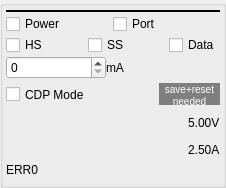
           <widget class="QGroupBox" name="groupBox_USB0">
            <property name="sizePolicy">
             <sizepolicy hsizetype="Preferred" vsizetype="Fixed">
              <horstretch>0</horstretch>
              <verstretch>0</verstretch>
             </sizepolicy>
            </property>
            <property name="title">
             <string/>
            </property>
            <layout class="QVBoxLayout" name="verticalLayout_14">
             <property name="spacing">
              <number>1</number>
             </property>
             <property name="leftMargin">
              <number>3</number>
             </property>
             <property name="topMargin">
              <number>3</number>
             </property>
             <property name="rightMargin">
              <number>3</number>
             </property>
             <property name="bottomMargin">
              <number>3</number>
             </property>
             <item>
              <widget class="ClickToEditLabel" name="clickToEdit_p0" native="true">
               <property name="sizePolicy">
                <sizepolicy hsizetype="Ignored" vsizetype="Preferred">
                 <horstretch>0</horstretch>
                 <verstretch>0</verstretch>
                </sizepolicy>
               </property>
               <property name="maximumSize">
                <size>
                 <width>16777215</width>
                 <height>16777215</height>
                </size>
               </property>
              </widget>
             </item>
             <item>
              <widget class="Line" name="lineUSB0">
               <property name="sizePolicy">
                <sizepolicy hsizetype="Expanding" vsizetype="Fixed">
                 <horstretch>0</horstretch>
                 <verstretch>0</verstretch>
                </sizepolicy>
               </property>
               <property name="minimumSize">
                <size>
                 <width>2</width>
                 <height>0</height>
                </size>
               </property>
               <property name="styleSheet">
                <string notr="true">color: rgb(0, 0, 0);</string>
               </property>
               <property name="frameShadow">
                <enum>QFrame::Plain</enum>
               </property>
               <property name="lineWidth">
                <number>2</number>
               </property>
               <property name="orientation">
                <enum>Qt::Horizontal</enum>
               </property>
              </widget>
             </item>
             <item>
              <layout class="QHBoxLayout" name="horizontalLayout_22">
               <property name="spacing">
                <number>0</number>
               </property>
               <item>
                <widget class="QCheckBox" name="checkBoxPowerUSB0">
                 <property name="sizePolicy">
                  <sizepolicy hsizetype="Minimum" vsizetype="Minimum">
                   <horstretch>0</horstretch>
                   <verstretch>0</verstretch>
                  </sizepolicy>
                 </property>
                 <property name="text">
                  <string>Power</string>
                 </property>
                </widget>
               </item>
               <item>
                <widget class="QCheckBox" name="checkBoxPortUSB0">
                 <property name="sizePolicy">
                  <sizepolicy hsizetype="Minimum" vsizetype="Minimum">
                   <horstretch>0</horstretch>
                   <verstretch>0</verstretch>
                  </sizepolicy>
                 </property>
                 <property name="text">
                  <string>Port</string>
                 </property>
                </widget>
               </item>
              </layout>
             </item>
             <item>
              <layout class="QHBoxLayout" name="horizontalLayout_23">
               <property name="spacing">
                <number>0</number>
               </property>
               <item>
                <widget class="QCheckBox" name="checkBoxDataHS_USB0">
                 <property name="sizePolicy">
                  <sizepolicy hsizetype="Minimum" vsizetype="Minimum">
                   <horstretch>0</horstretch>
                   <verstretch>0</verstretch>
                  </sizepolicy>
                 </property>
                 <property name="text">
                  <string>HS</string>
                 </property>
                 <property name="checked">
                  <bool>false</bool>
                 </property>
                </widget>
               </item>
               <item>
                <spacer name="horizontalSpacer_13">
                 <property name="orientation">
                  <enum>Qt::Horizontal</enum>
                 </property>
                 <property name="sizeHint" stdset="0">
                  <size>
                   <width>40</width>
                   <height>20</height>
                  </size>
                 </property>
                </spacer>
               </item>
               <item>
                <widget class="QCheckBox" name="checkBoxDataSS_USB0">
                 <property name="sizePolicy">
                  <sizepolicy hsizetype="Minimum" vsizetype="Minimum">
                   <horstretch>0</horstretch>
                   <verstretch>0</verstretch>
                  </sizepolicy>
                 </property>
                 <property name="text">
                  <string>SS</string>
                 </property>
                </widget>
               </item>
               <item>
                <spacer name="horizontalSpacer_14">
                 <property name="orientation">
                  <enum>Qt::Horizontal</enum>
                 </property>
                 <property name="sizeHint" stdset="0">
                  <size>
                   <width>40</width>
                   <height>20</height>
                  </size>
                 </property>
                </spacer>
               </item>
               <item>
                <widget class="QCheckBox" name="checkBoxDataUSB0">
                 <property name="sizePolicy">
                  <sizepolicy hsizetype="Minimum" vsizetype="Minimum">
                   <horstretch>0</horstretch>
                   <verstretch>0</verstretch>
                  </sizepolicy>
                 </property>
                 <property name="text">
                  <string>Data</string>
                 </property>
                </widget>
               </item>
              </layout>
             </item>
             <item>
              <layout class="QHBoxLayout" name="horizontalLayout_24">
               <property name="spacing">
                <number>0</number>
               </property>
               <item>
                <widget class="QSpinBox" name="spinBox_USB0">
                 <property name="sizePolicy">
                  <sizepolicy hsizetype="Fixed" vsizetype="Fixed">
                   <horstretch>0</horstretch>
                   <verstretch>0</verstretch>
                  </sizepolicy>
                 </property>
                 <property name="minimumSize">
                  <size>
                   <width>100</width>
                   <height>0</height>
                  </size>
                 </property>
                 <property name="singleStep">
                  <number>0</number>
                 </property>
                </widget>
               </item>
               <item>
                <widget class="QLabel" name="label">
                 <property name="sizePolicy">
                  <sizepolicy hsizetype="Preferred" vsizetype="Minimum">
                   <horstretch>0</horstretch>
                   <verstretch>0</verstretch>
                  </sizepolicy>
                 </property>
                 <property name="text">
                  <string>mA</string>
                 </property>
                </widget>
               </item>
              </layout>
             </item>
             <item>
              <layout class="QHBoxLayout" name="horizontalLayout_11">
               <property name="spacing">
                <number>0</number>
               </property>
               <item>
                <widget class="QCheckBox" name="checkBoxPortModeUSB0">
                 <property name="sizePolicy">
                  <sizepolicy hsizetype="Minimum" vsizetype="Minimum">
                   <horstretch>0</horstretch>
                   <verstretch>0</verstretch>
                  </sizepolicy>
                 </property>
                 <property name="minimumSize">
                  <size>
                   <width>100</width>
                   <height>29</height>
                  </size>
                 </property>
                 <property name="maximumSize">
                  <size>
                   <width>16777215</width>
                   <height>29</height>
                  </size>
                 </property>
                 <property name="text">
                  <string>CDP Mode</string>
                 </property>
                </widget>
               </item>
               <item>
                <widget class="QLabel" name="saveResetFlag0">
                 <property name="enabled">
                  <bool>true</bool>
                 </property>
                 <property name="sizePolicy">
                  <sizepolicy hsizetype="Fixed" vsizetype="Fixed">
                   <horstretch>0</horstretch>
                   <verstretch>0</verstretch>
                  </sizepolicy>
                 </property>
                 <property name="minimumSize">
                  <size>
                   <width>61</width>
                   <height>22</height>
                  </size>
                 </property>
                 <property name="maximumSize">
                  <size>
                   <width>61</width>
                   <height>22</height>
                  </size>
                 </property>
                 <property name="font">
                  <font>
                   <pointsize>9</pointsize>
                  </font>
                 </property>
                 <property name="styleSheet">
                  <string notr="true">background-color: rgb(127, 127, 127);
color: rgb(255, 255, 255);</string>
                 </property>
                 <property name="text">
                  <string>&lt;html&gt;&lt;head/&gt;&lt;body&gt;&lt;p&gt;&lt;span style=&quot; font-size:7.5pt;&quot;&gt;save+reset needed&lt;/span&gt;&lt;/p&gt;&lt;/body&gt;&lt;/html&gt;</string>
                 </property>
                 <property name="alignment">
                  <set>Qt::AlignCenter</set>
                 </property>
                 <property name="wordWrap">
                  <bool>true</bool>
                 </property>
                </widget>
               </item>
              </layout>
             </item>
             <item>
              <layout class="QGridLayout" name="gridLayout_41">
               <property name="spacing">
                <number>2</number>
               </property>
               <item row="1" column="1">
                <widget class="QLabel" name="labelCurrentUSB0">
                 <property name="sizePolicy">
                  <sizepolicy hsizetype="Minimum" vsizetype="Minimum">
                   <horstretch>0</horstretch>
                   <verstretch>0</verstretch>
                  </sizepolicy>
                 </property>
                 <property name="minimumSize">
                  <size>
                   <width>0</width>
                   <height>0</height>
                  </size>
                 </property>
                 <property name="text">
                  <string>2.50A</string>
                 </property>
                </widget>
               </item>
               <item row="0" column="1">
                <widget class="QLabel" name="labelVoltageUSB0">
                 <property name="sizePolicy">
                  <sizepolicy hsizetype="Minimum" vsizetype="Minimum">
                   <horstretch>0</horstretch>
                   <verstretch>0</verstretch>
                  </sizepolicy>
                 </property>
                 <property name="minimumSize">
                  <size>
                   <width>0</width>
                   <height>0</height>
                  </size>
                 </property>
                 <property name="text">
                  <string>5.00V</string>
                 </property>
                </widget>
               </item>
               <item row="0" column="0">
                <widget class="QCustomPlot" name="voltageSparklinePort0" native="true">
                 <property name="sizePolicy">
                  <sizepolicy hsizetype="Expanding" vsizetype="Fixed">
                   <horstretch>0</horstretch>
                   <verstretch>0</verstretch>
                  </sizepolicy>
                 </property>
                 <property name="minimumSize">
                  <size>
                   <width>0</width>
                   <height>25</height>
                  </size>
                 </property>
                 <property name="maximumSize">
                  <size>
                   <width>16777215</width>
                   <height>25</height>
                  </size>
                 </property>
                </widget>
               </item>
               <item row="1" column="0">
                <widget class="QCustomPlot" name="currentSparklinePort0" native="true">
                 <property name="sizePolicy">
                  <sizepolicy hsizetype="Expanding" vsizetype="Fixed">
                   <horstretch>0</horstretch>
                   <verstretch>0</verstretch>
                  </sizepolicy>
                 </property>
                 <property name="minimumSize">
                  <size>
                   <width>0</width>
                   <height>25</height>
                  </size>
                 </property>
                 <property name="maximumSize">
                  <size>
                   <width>16777215</width>
                   <height>25</height>
                  </size>
                 </property>
                </widget>
               </item>
              </layout>
             </item>
             <item>
              <widget class="QLabel" name="labelErrorStatusUSB0">
               <property name="sizePolicy">
                <sizepolicy hsizetype="Preferred" vsizetype="Minimum">
                 <horstretch>0</horstretch>
                 <verstretch>0</verstretch>
                </sizepolicy>
               </property>
               <property name="text">
                <string>ERR0</string>
               </property>
              </widget>
             </item>
             <item>
              <spacer name="verticalSpacer_7">
               <property name="orientation">
                <enum>Qt::Vertical</enum>
               </property>
               <property name="sizeHint" stdset="0">
                <size>
                 <width>20</width>
                 <height>5</height>
                </size>
               </property>
              </spacer>
             </item>
            </layout>
           </widget>
